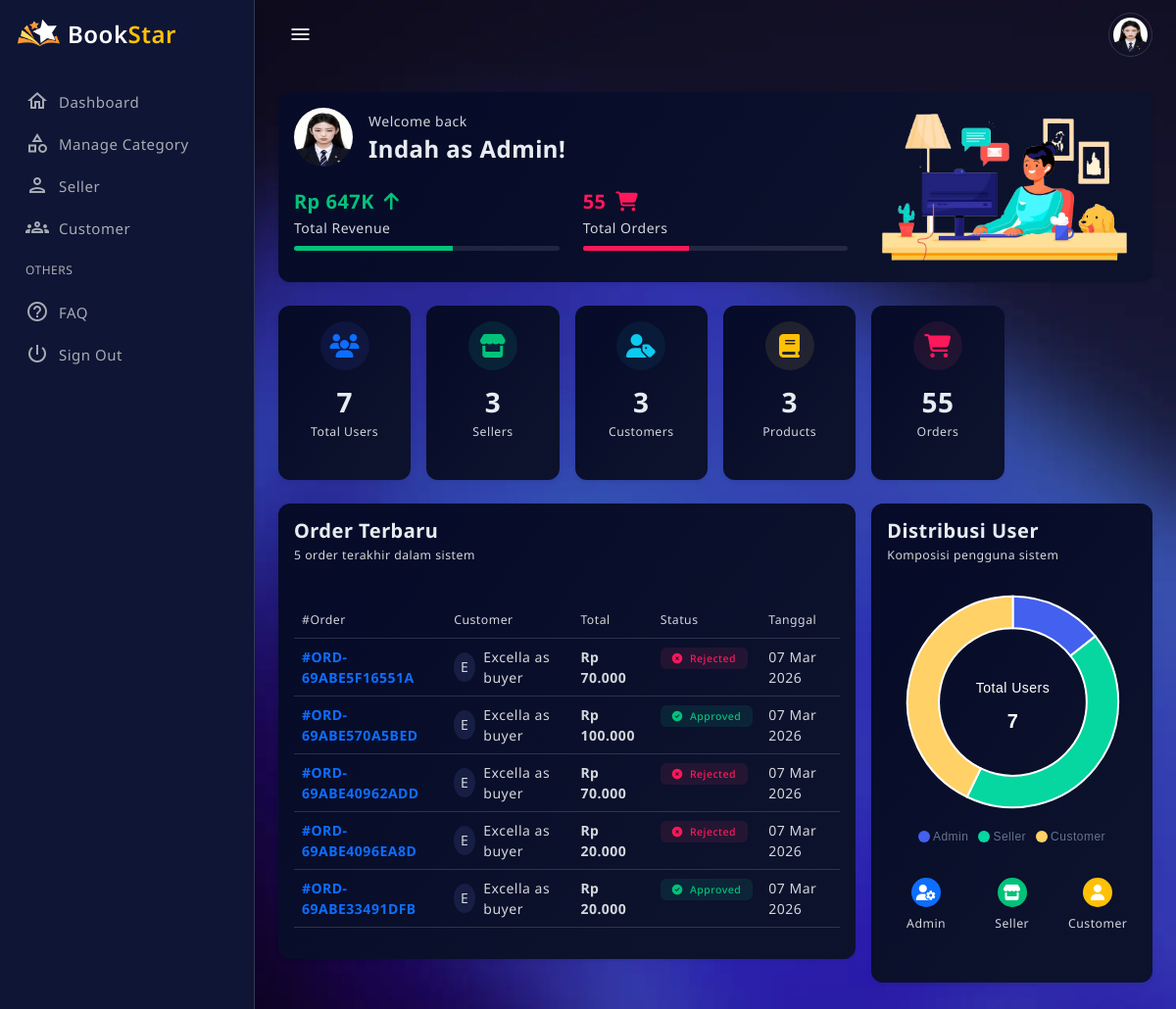
The page /public/?c=admin&m=dashboard (signed in) on the database its author committed.
### tables this page shows
CREATE TABLE `users` (
  `id` int(11) NOT NULL,
  `role_id` int(11) NOT NULL,
  `name` varchar(100) NOT NULL,
  `email` varchar(100) NOT NULL,
  `no_tlp` varchar(20) DEFAULT NULL,
  `password` varchar(255) NOT NULL,
  `nik` varchar(20) DEFAULT NULL,
  `address` text DEFAULT NULL,
  `no_rekening` varchar(50) DEFAULT NULL,
  `qris_image` varchar(255) DEFAULT NULL,
  `is_online` tinyint(1) DEFAULT 0,
  `created_at` timestamp NOT NULL DEFAULT current_timestamp(),
  `updated_at` timestamp NOT NULL DEFAULT current_timestamp() ON UPDATE current_timestamp(),
  `reset_token` varchar(255) DEFAULT NULL,
  `reset_expired` datetime DEFAULT NULL,
  `photo` varchar(255) DEFAULT NULL,
  `status` enum('aktif','nonaktif') DEFAULT 'aktif',
  `last_activity` datetime DEFAULT NULL,
  `is_deleted` tinyint(1) NOT NULL DEFAULT 0
);

CREATE TABLE `orders` (
  `id` int(11) NOT NULL,
  `order_code` varchar(50) NOT NULL,
  `checkout_code` varchar(50) DEFAULT NULL,
  `customer_id` int(11) NOT NULL,
  `seller_id` int(11) NOT NULL,
  `total_price` decimal(12,2) NOT NULL,
  `payment_method` enum('transfer','qris') NOT NULL,
  `payment_proof` varchar(255) DEFAULT NULL,
  `approval_status` enum('pending','approved','rejected') DEFAULT 'pending',
  `order_status` enum('pending','paid','shipped','refund') DEFAULT 'pending',
  `shipping_address` text NOT NULL,
  `tracking_url` text DEFAULT NULL,
  `resi` varchar(100) DEFAULT NULL,
  `created_at` timestamp NOT NULL DEFAULT current_timestamp(),
  `updated_at` timestamp NOT NULL DEFAULT current_timestamp() ON UPDATE current_timestamp(),
  `reject_reason` text DEFAULT NULL,
  `rejected_at` datetime NOT NULL
);

### app/views/admin/dashboard.php (the view, shortened to what the rows shown need)
<?php require APP_PATH . '/views/layouts/admin/header.php'; ?>
<main class="main-wrapper">
  <div class="main-content">
    <div class="card border-0 shadow-sm mb-4">
      <div class="card-body">
        <div class="row align-items-center">
          <div class="col-md-8">
            <div class="d-flex align-items-center mb-4">
              <img src="<?= htmlspecialchars($photo) ?>"
                class="rounded-circle me-3"
                width="60" height="60"
                alt="user">
              <div>
                <p class="text mb-1">Welcome back</p>
                <h4 class="fw-bold mb-0"><?= htmlspecialchars($name) ?>!</h4>
              </div>
            </div>
          </div>
        </div>
      </div>
    </div>
    <div class="row g-3 mb-4">
      <div class="col-lg-8">
        <div class="card border-0 shadow-sm">
          <div class="card-body">
            <?php if (!empty($data['recentOrders'])): ?>
              <div class="table-responsive">
                <table class="table table-hover">
                  <thead>
                    <tr class="border-bottom">
                      <th class="text small fw-normal">#Order</th>
                      <th class="text small fw-normal">Customer</th>
                      <th class="text small fw-normal">Total</th>
                      <th class="text small fw-normal">Status</th>
                      <th class="text small fw-normal">Tanggal</th>
                    </tr>
                  </thead>
                  <tbody>
                    <?php foreach ($data['recentOrders'] as $order): ?>
                      <tr>
                        <td>
                          <span class="fw-bold text-primary">#<?= htmlspecialchars($order['order_code'] ?? 'N/A') ?></span>
                        </td>
                        <td>
                          <div class="d-flex align-items-center">
                            <div class="bg-light rounded-circle d-flex align-items-center justify-content-center me-2"
                              style="width: 30px; height: 30px;">
                              <?= strtoupper(substr(($order['customer_name'] ?? $order['customer'] ?? 'Customer'), 0, 1)) ?>
                            </div>
                            <span><?= htmlspecialchars($order['customer_name'] ?? $order['customer'] ?? 'Customer') ?></span>
                          </div>
                        </td>
                        <td class="fw-bold">
                          Rp <?= number_format($order['total_price'] ?? 0, 0, ',', '.') ?>
                        </td>
                        <td>
                          <?php
                          $status = $order['status'] ?? $order['approval_status'] ?? 'pending';
                          $statusConfig = [
                            'approved' => ['color' => 'success', 'icon' => 'check-circle'],
                            'pending' => ['color' => 'warning', 'icon' => 'clock'],
                            'rejected' => ['color' => 'danger', 'icon' => 'times-circle'],
                            'completed' => ['color' => 'success', 'icon' => 'check-circle'],
                            'processing' => ['color' => 'info', 'icon' => 'sync']
                          ];
                          $config = $statusConfig[strtolower($status)] ?? ['color' => 'secondary', 'icon' => 'circle'];
                          ?>
                          <span class="badge bg-soft-<?= $config['color'] ?> text-<?= $config['color'] ?>">
                            <i class="fas fa-<?= $config['icon'] ?> me-1"></i>
                            <?= ucfirst($status) ?>
                          </span>
                        </td>
                        <td class="text">
                          <?= date('d M Y', strtotime($order['created_at'] ?? date('Y-m-d'))) ?>
                        </td>
                      </tr>
                    <?php endforeach; ?>
                  </tbody>
                </table>
              </div>
            <?php endif; ?>
          </div>
        </div>
      </div>
    </div>
  </div>
</main>
<?php require APP_PATH . '/views/layouts/admin/footer.php'; ?>

### app/views/layouts/admin/header.php (shortened to what the rows shown need)
<?php
$user = $_SESSION['user'] ?? null;
$photo = (!empty($user['photo']))
  ? BASE_URL . '/uploads/profile/' . $user['photo']
  : 'https://placehold.co/110x110/png';
$name  = $user['name'] ?? 'Guest';
?>
<!doctype html>
<html lang="en" data-bs-theme="blue-theme">
<head>
  <link href="<?= BASE_URL ?>/assets/css/pace.min.css" rel="stylesheet">
  <link href="<?= BASE_URL ?>/assets/plugins/perfect-scrollbar/css/perfect-scrollbar.css" rel="stylesheet">
  <link href="<?= BASE_URL ?>/assets/plugins/metismenu/metisMenu.min.css" rel="stylesheet">
  <link href="<?= BASE_URL ?>/assets/plugins/metismenu/mm-vertical.css" rel="stylesheet">
  <link href="<?= BASE_URL ?>/assets/plugins/simplebar/css/simplebar.css" rel="stylesheet">
  <link href="<?= BASE_URL ?>/assets/css/bootstrap.min.css" rel="stylesheet">
  <link href="https://cdn.jsdelivr.net/npm/bootstrap-icons/font/bootstrap-icons.css" rel="stylesheet">
  <link rel="stylesheet" href="https://cdn.jsdelivr.net/npm/@tabler/icons-webfont@latest/tabler-icons.min.css">
  <link rel="stylesheet" href="https://cdnjs.cloudflare.com/ajax/libs/font-awesome/6.4.0/css/all.min.css">
  <link href="<?= BASE_URL ?>/assets/css/bootstrap-extended.css" rel="stylesheet">
  <link href="<?= BASE_URL ?>/assets/css/main.css" rel="stylesheet">
  <link href="<?= BASE_URL ?>/assets/css/dark-theme.css" rel="stylesheet">
  <link href="<?= BASE_URL ?>/assets/css/blue-theme.css" rel="stylesheet">
  <link href="<?= BASE_URL ?>/assets/css/semi-dark.css" rel="stylesheet">
  <link href="<?= BASE_URL ?>/assets/css/bordered-theme.css" rel="stylesheet">
  <link href="<?= BASE_URL ?>/assets/css/responsive.css" rel="stylesheet">
</head>
<body>
  <div class="wrapper">
    <header class="top-header">
      <nav class="navbar navbar-expand align-items-center gap-4">
        <ul class="navbar-nav ms-auto align-items-center">
          <li class="nav-item dropdown">
            <a href="javascript:;" class="dropdown-toggle dropdown-toggle-nocaret" data-bs-toggle="dropdown">
              <img src="<?= $photo ?>" class="rounded-circle p-1 border" width="45" height="45" alt="User">
            </a>
          </li>
        </ul>
      </nav>
    </header>

### rows shown on the page
users: photo (picture), name "Indah as Admin"
orders: order_code "ORD-69ABE5F16551A", customer.name "E", customer.name "Excella as buyer", total_price "70.000", approval_status "Rejected"
orders: order_code "ORD-69ABE570A5BED", customer.name "E", customer.name "Excella as buyer", total_price "100.000", approval_status "Approved"
orders: order_code "ORD-69ABE40962ADD", customer.name "E", customer.name "Excella as buyer", total_price "70.000", approval_status "Rejected"
orders: order_code "ORD-69ABE4096EA8D", customer.name "E", customer.name "Excella as buyer", total_price "20.000", approval_status "Rejected"
orders: order_code "ORD-69ABE33491DFB", customer.name "E", customer.name "Excella as buyer", total_price "20.000", approval_status "Approved"

### other values the page prints
$data['totalOrders'] "55"
$card[1] "7"
$card[0] "Total Users"
$card[1] "3"
$card[0] "Sellers"
$card[0] "Customers"
$card[0] "Products"
$card[1] "55"
$card[0] "Orders"
